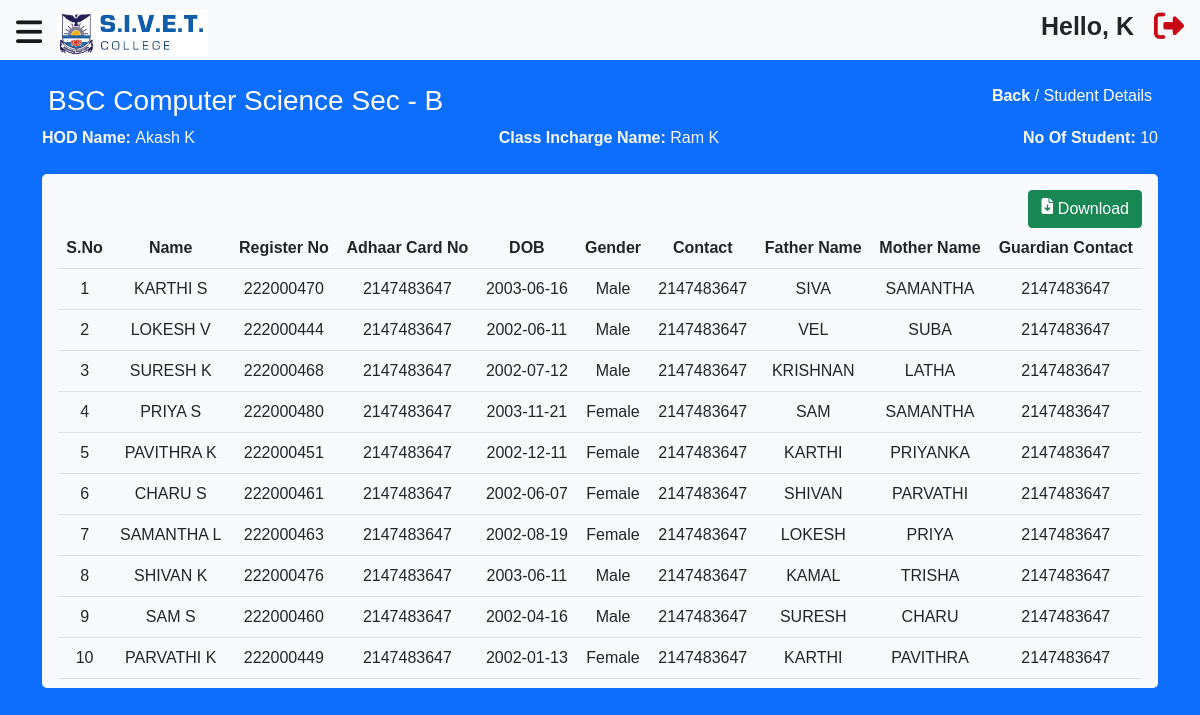
The page /main/studentdetails.php?action=passedout&class_id=4 (signed in) on the database its author committed.
### tables this page shows
CREATE TABLE  `class` (
  `class_id` int NOT NULL AUTO_INCREMENT,
  `class_name` varchar(100) NOT NULL,
  `section` varchar(10) NOT NULL,
  `department` varchar(100) NOT NULL,
  `year` varchar(20) NOT NULL,
  `hod_id` int NOT NULL,
  `staff_id` int NOT NULL,
  `create_by` int NOT NULL,
  `created_date` datetime NOT NULL,
  `modify_by` int DEFAULT NULL,
  `modify_date` datetime DEFAULT NULL,
  PRIMARY KEY (`class_id`)
);

CREATE TABLE `staff` (
  `unique_staff_id` int NOT NULL AUTO_INCREMENT,
  `first_name` varchar(50) NOT NULL,
  `last_name` varchar(50) NOT NULL,
  `email` varchar(100) NOT NULL,
  `mobile` varchar(20) NOT NULL,
  `staff_id` varchar(50) NOT NULL,
  `role_id` int NOT NULL,
  `password` varchar(50) NOT NULL,
  `create_by` int NOT NULL,
  `created_date` datetime NOT NULL,
  `modify_by` int NOT NULL,
  `modify_date` datetime DEFAULT NULL,
  PRIMARY KEY (`unique_staff_id`)
);

CREATE TABLE  `student` (
  `student_id` int NOT NULL AUTO_INCREMENT,
  `class_id` int NOT NULL,
  `name` varchar(100) NOT NULL,
  `initial` varchar(100) NOT NULL,
  `gender` varchar(10) NOT NULL,
  `dob` varchar(50) NOT NULL,
  `register_no` int NOT NULL,
  `mobile_no` int NOT NULL,
  `father_name` varchar(100) NOT NULL,
  `mother_name` varchar(100) NOT NULL,
  `guardian_mobile_no` int NOT NULL,
  `adhaar_card_no` int NOT NULL,
  `create_by` int NOT NULL,
  `created_date` datetime NOT NULL,
  `modify_by` int NOT NULL,
  `modify_date` datetime DEFAULT NULL,
  PRIMARY KEY (`student_id`)
);

### main/studentdetails.php (the view, shortened to what this page needs)
<?php
include("../include/config.php");
?>
<?php
if (isset($_GET['class_id'])) {
  $classid = $_GET['class_id'];
} else {
  header("location:../index.php");
}
?>
<!DOCTYPE html>
<html lang="en">
<head>
  <link rel="stylesheet" href="https://cdnjs.cloudflare.com/ajax/libs/bootstrap/5.0.1/css/bootstrap.min.css">
  <link rel="stylesheet" href="https://cdnjs.cloudflare.com/ajax/libs/font-awesome/6.2.0/css/all.min.css" />
  <link rel="stylesheet" href="./style.css">
</head>
<body class="bg-primary">
  <?php
  include_once("../include/navBar.php");
  ?>
  <?php
  $query = "select * from class where class_id = $classid";
  $result = mysqli_query($conn, $query);
  $getClass = mysqli_fetch_assoc($result);
  $className = $getClass['class_name'] . " " . $getClass['department'] . " Sec - " . $getClass['section'];
  $hodid = $getClass['hod_id'];
  $staffid = $getClass['staff_id'];
  $hodquery = "SELECT * FROM staff WHERE unique_staff_id=$hodid";
  $hodresult = mysqli_query($conn, $hodquery);
  if (mysqli_num_rows($hodresult)) {
    $row = mysqli_fetch_array($hodresult);
    $hodname = $row['first_name'] . " " . $row['last_name'];
  }
  $staffquery = "SELECT * FROM staff WHERE unique_staff_id=$staffid";
  $staffresult = mysqli_query($conn, $staffquery);
  if (mysqli_num_rows($staffresult)) {
    $row = mysqli_fetch_array($staffresult);
    $staffname = $row['first_name'] . " " . $row['last_name'];
  }
  $stucountquery = "SELECT * FROM student WHERE class_id=$classid";
  $stucountresult = mysqli_query($conn, $stucountquery);
  $stucount = mysqli_num_rows($stucountresult);
  ?>
  <div class="header d-flex justify-content-between text-white pt-0 pb-0 p-5">
    <div class="titel ">
      <h3>
        <?php echo $className; ?>
      </h3>
    </div>
    <div class="return ">
      <p><a
          href="<?php if (isset($_GET['action']) && $_GET['action'] == "passedout") {
            echo "./passedOut.php";
          } else {
            echo "./takeAttendance.php";
          } ?>">Back</a>
        / Student Details</p>
    </div>
  </div>
  <div class="container">
    <div class="d-flex justify-content-between">
      <p class="text-light"><b>HOD Name: </b>
        <?php echo $hodname; ?>
      </p>
      <p class="text-light"><b>Class Incharge Name: </b>
        <?php echo $staffname; ?>
      </p>
      <p class="text-light"><b>No Of Student: </b>
        <?php echo $stucount; ?>
      </p>
    </div>
    <div class=" mt-2 p-3 bg-light " style="border-radius: 5px;max-height: 60vh;height:100%;">
      <div>
        <button class="btn btn-success" style="float:right" onclick="ExportToExcel('xlsx','studenttable')"> <i
            class="fas fa-file-download"></i> Download</button>
      </div>
      <table id="studenttable" class="table table-hover">
        <tr>
          <th>S.No</th>
          <th>Name</th>
          <th>Register No</th>
          <th>Adhaar Card No</th>
          <th>DOB</th>
          <th>Gender</th>
          <th>Contact</th>
          <th>Father Name</th>
          <th>Mother Name</th>
          <th>Guardian Contact</th>
        </tr>
        <?php
        $query = "SELECT * FROM student WHERE class_id=$classid";
        $result = mysqli_query($conn, $query);
        if (mysqli_num_rows($result) > 0) {
          $i = 0;
          while ($row = mysqli_fetch_array($result)) {
            $i++;
            ?>
            <tr>
              <td>
                <?php echo $i; ?>
              </td>
              <td>
                <?php echo $row['name'] . " " . $row['initial']; ?>
              </td>
              <td>
                <?php echo $row['register_no']; ?>
              </td>
              <td>
                <?php echo $row['adhaar_card_no']; ?>
              </td>
              <td>
                <?php echo $row['dob']; ?>
              </td>
              <td>
                <?php echo $row['gender']; ?>
              </td>
              <td>
                <?php echo $row['mobile_no']; ?>
              </td>
              <td>
                <?php echo $row['father_name']; ?>
              </td>
              <td>
                <?php echo $row['mother_name']; ?>
              </td>
              <td>
                <?php echo $row['guardian_mobile_no']; ?>
              </td>
            </tr>
            <?php
          }
        }
        ?>
      </table>
    </div>
  </div>
</body>
</html>

### main/style.css (style rules this page uses)
* { margin: 0; padding: 0; font-family: "Ponniens", sans-serif; overflow-x: hidden; }
.header .return a { text-decoration: none; color: #fff; font-weight: 700; }

### main/studentdetails.php (style rules this page uses)
table th, td { text-align: center; vertical-align: middle; }

### rows shown on the page
class: className "BSC Computer Science Sec - B"
staff: hodname "Akash K"
staff: staffname "Ram K"
student: name "KARTHI", initial "S", register_no "222000470", adhaar_card_no "2147483647", dob "2003-06-16", gender "Male", mobile_no "2147483647", father_name "SIVA", mother_name "SAMANTHA", guardian_mobile_no "2147483647"
student: name "LOKESH", initial "V", register_no "222000444", adhaar_card_no "2147483647", dob "2002-06-11", gender "Male", mobile_no "2147483647", father_name "VEL", mother_name "SUBA", guardian_mobile_no "2147483647"
student: name "SURESH", initial "K", register_no "222000468", adhaar_card_no "2147483647", dob "2002-07-12", gender "Male", mobile_no "2147483647", father_name "KRISHNAN", mother_name "LATHA", guardian_mobile_no "2147483647"
student: name "PRIYA", initial "S", register_no "222000480", adhaar_card_no "2147483647", dob "2003-11-21", gender "Female", mobile_no "2147483647", father_name "SAM", mother_name "SAMANTHA", guardian_mobile_no "2147483647"
student: name "PAVITHRA", initial "K", register_no "222000451", adhaar_card_no "2147483647", dob "2002-12-11", gender "Female", mobile_no "2147483647", father_name "KARTHI", mother_name "PRIYANKA", guardian_mobile_no "2147483647"
student: name "CHARU", initial "S", register_no "222000461", adhaar_card_no "2147483647", dob "2002-06-07", gender "Female", mobile_no "2147483647", father_name "SHIVAN", mother_name "PARVATHI", guardian_mobile_no "2147483647"
student: name "SAMANTHA", initial "L", register_no "222000463", adhaar_card_no "2147483647", dob "2002-08-19", gender "Female", mobile_no "2147483647", father_name "LOKESH", mother_name "PRIYA", guardian_mobile_no "2147483647"
student: name "SHIVAN", initial "K", register_no "222000476", adhaar_card_no "2147483647", dob "2003-06-11", gender "Male", mobile_no "2147483647", father_name "KAMAL", mother_name "TRISHA", guardian_mobile_no "2147483647"
student: name "SAM", initial "S", register_no "222000460", adhaar_card_no "2147483647", dob "2002-04-16", gender "Male", mobile_no "2147483647", father_name "SURESH", mother_name "CHARU", guardian_mobile_no "2147483647"
student: name "PARVATHI", initial "K", register_no "222000449", adhaar_card_no "2147483647", dob "2002-01-13", gender "Female", mobile_no "2147483647", father_name "KARTHI", mother_name "PAVITHRA", guardian_mobile_no "2147483647"

### other values the page prints
$_SESSION['user_name'] "K"
$stucount "10"
